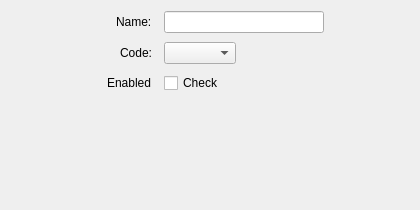
<?xml version="1.0" encoding="UTF-8"?>
<ui version="4.0"><class>Dialog</class><widget class="QDialog" name="Dialog"><property name="geometry"><rect><x>0</x><y>0</y><width>420</width><height>210</height></rect></property><property name="windowTitle"><string>Form alignment</string></property><layout class="QFormLayout" name="formLayout"><property name="fieldGrowthPolicy"><enum>QFormLayout::FieldsStayAtSizeHint</enum></property><property name="labelAlignment"><set>Qt::AlignRight|Qt::AlignVCenter</set></property><property name="formAlignment"><set>Qt::AlignHCenter|Qt::AlignTop</set></property><property name="horizontalSpacing"><number>12</number></property><property name="verticalSpacing"><number>9</number></property><item row="0" column="0"><widget class="QLabel" name="label_1"><property name="text"><string>Name:</string></property></widget></item><item row="0" column="1"><widget class="QLineEdit" name="lineEdit_1"><property name="sizePolicy"><sizepolicy hsizetype="Fixed" vsizetype="Fixed"><horstretch>0</horstretch><verstretch>0</verstretch></sizepolicy></property><property name="minimumSize"><size><width>160</width><height>0</height></size></property></widget></item><item row="1" column="0"><widget class="QLabel" name="label_2"><property name="text"><string>Code:</string></property></widget></item><item row="1" column="1"><widget class="QComboBox" name="comboBox_1"></widget></item><item row="2" column="0"><widget class="QLabel" name="label_3"><property name="text"><string>Enabled</string></property></widget></item><item row="2" column="1"><widget class="QCheckBox" name="checkBox_1"><property name="text"><string>Check</string></property><property name="checked"><bool>false</bool></property></widget></item></layout></widget></ui>
